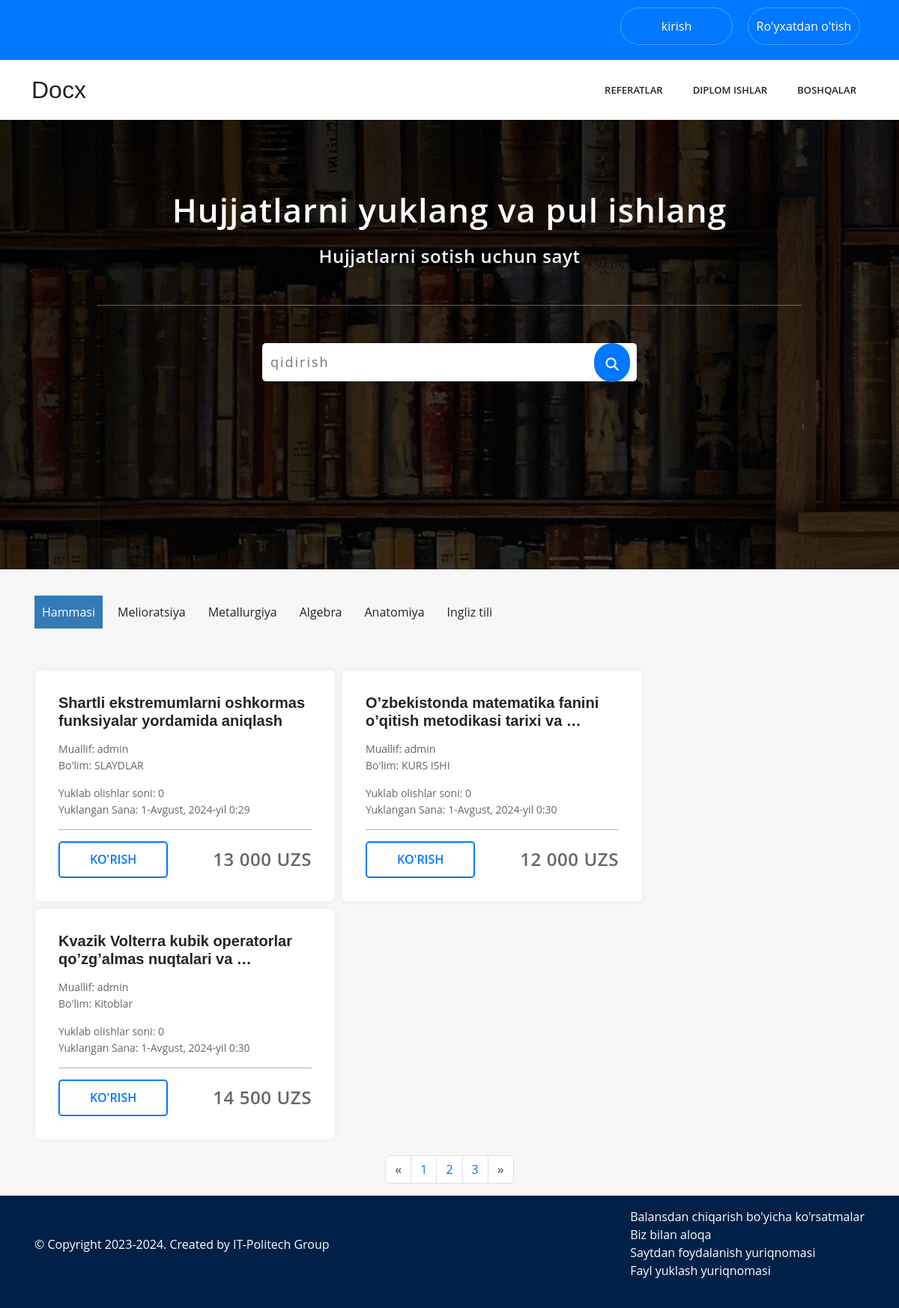
The page / on the database its author committed.
### products/models.py (models this page shows, shortened)
class Category(models.Model):
    name = models.CharField( max_length=150)
    class Meta:
        verbose_name = "category"
        verbose_name_plural = "categorys"
    def __str__(self):
        return self.name

class CategoryScience(models.Model):
    name = models.CharField( max_length=100)
    class Meta:
        verbose_name = "category Science"
        verbose_name_plural = "category Science"

class Product(models.Model):
    Author = models.ForeignKey(CustomUser, on_delete=models.CASCADE)
    category = models.ForeignKey(Category, on_delete=models.CASCADE)
    categoryScience = models.ForeignKey("CategoryScience", on_delete=models.CASCADE)
    name = models.CharField( max_length=150, verbose_name='Mavzu')
    price = models.CharField( max_length=50, verbose_name='narxi')
    created = models.DateTimeField( auto_now_add=False, verbose_name='yuklangan sana')
    file = models.FileField( upload_to='Files/' )
    class Meta:
        verbose_name = "Article"
        verbose_name_plural = "Articles"

### users/models.py (models this page shows)
class CustomUser(AbstractUser):
    username = models.CharField(max_length=150, unique=True)
    phone_number = models.CharField(max_length=15)
    def __str__(self) -> str:
        return self.username

### myapp/views.py (the view)
# urls.py: path('', IndexView.as_view(), name='index'),
class IndexView(View):
    def get(self,request):
        products = Product.objects.all()
        category = Category.objects.all()
        science = CategoryScience.objects.all()
        context = {
            "products":products,
            "category":category,
            "science":science,
        }
        return render(request, "index.html", context)

### myapp/views.py (called while the page is built)
def for_all_pages(request):
    category = Category.objects.all()
    science = CategoryScience.objects.all()
    return {"category":category, "science":science}

### templates/index.html
{% extends "base.html" %}
{% load static %}
{% block content %}
    <section class="bg-img">
        <div class="container cont-nav-center">
            <h1>Hujjatlarni yuklang va pul ishlang</h1>
            <p>Hujjatlarni sotish uchun sayt</p>
            <div class="nav-cont-line"></div>
            <div class="cont-nav-center-box">
                <div class="search-input">
                    <input type="text" placeholder="qidirish">
                    <a href="#"><img src="{% static "img/Remove-bg.ai_1721827232078.png" %}"></a>
                </div>
            </div>
        </div>
    </section>
    <section class="categorys">
        <div class="container">
            <ul>
                <li><a href="#" class='active'>Hammasi</a></li>
                {% for i in science %}
                    <li><a href="{% url "main:article_list" i.pk %}">{{ i.name }}</a></li>
                {% endfor %}
            </ul>
        </div>
    </section>
    <section>
        <div class="container d-flex flex-wrap mb-3">
            {% for product in products %}
            {% if forloop.counter <= 6 %}
            <div class="card">
                <div class="card-body">
                    <h5 class="card-title">{{ product.name|truncatewords:7 }}</h5>
                    <div class="text-name">
                        <p class="p1">Muallif: {{ product.Author }} </p>
                        <p class="p2">Bo'lim: {{ product.category }} </p>
                    </div>
                    <div class="text-data">
                        <p class="p1">Yuklab olishlar soni: 0 </p>
                        <p class="p2">Yuklangan Sana: {{ product.created }} </p>
                    </div>
                    <div class="card-line"></div>
                    <div class="text-btn">
                        <a href="#">Ko'rish</a>
                        <h4>{{ product.price }} UZS</h4>
                    </div>
                </div>
            </div>
            {% endif %}
            {% endfor %}
        </div>
    </section>
    <div class="container">
        <nav aria-label="Page navigation example ">
            <ul class="pagination justify-content-center">
              <li class="page-item">
                <a class="page-link" href="#" aria-label="Previous">
                  <span aria-hidden="true">&laquo;</span>
                </a>
              </li>
              <li class="page-item"><a class="page-link" href="#">1</a></li>
              <li class="page-item"><a class="page-link" href="#">2</a></li>
              <li class="page-item"><a class="page-link" href="#">3</a></li>
              <li class="page-item">
                <a class="page-link" href="#" aria-label="Next">
                  <span aria-hidden="true">&raquo;</span>
                </a>
              </li>
            </ul>
          </nav>
    </div>
{% endblock content %}

### templates/__navbar.html (shortened to what this page needs)
<nav class="navbar-top">
    <div class="container">
        <div class="navbar-box-top">
            {% if request.user.is_authenticated %}
                <a href="#">Fayl yuklash</a>
                <a href="">Profil</a>
                <a href="{% url "logout" %}">Log out</a>
            {% else %}
                <a href="{% url "login" %}">kirish</a>
                <a href="{% url "users:signup" %}">Ro'yxatdan o'tish</a>
            {% endif %}
        </div>
    </div>
    <div class="bg-2">
        <div class="container">
            <div class="navbar-box-bottom">
                <h2 class="link-h2">Docx</h2>
                <ul>
                    {% for i in category %}
                        {% if forloop.counter <= 2 %}
                            <li><a href="{% url 'main:category_list' i.pk %}">{{ i.name }}</a></li>
                        {% endif %}
                    {% endfor %}
                    <li class="vse"><a href="#">Boshqalar</a>
                    </li>
                </ul>
            </div>
        </div>
    </div>
</nav>

### static/css/main.css (style rules this page uses)
* { margin: 0; padding: 0; box-sizing: border-box; font-family: 'Open Sans', sans-serif; }
body { background-color: #f7f7f7; }
.navbar-top { background: #0078ff; }
.navbar-box-top { width: 100%; height: 80px; display: flex; justify-content: end; }
.navbar-box-top a { font-weight: 500; text-align: center; align-content: center; margin: 10px; border-radius: 30px; height: 50px; width: 150px; text-decoration: none; color: #fff; border: 1px solid rgba(255, 255, 255, 0.3); font-family: 'Open Sans', sans-serif; }
.bg-2 { background: #fff; }
.navbar-box-bottom { display: flex; justify-content: space-between; height: 80px; }
.navbar-box-bottom .link-h2 { display: flex; flex-direction: column; justify-content: center; text-decoration: none; color: #232323; font-weight: normal; font-family: 'Poppins', sans-serif; letter-spacing: 0; margin: 0; }
.navbar-box-bottom ul { display: flex; justify-content: space-between; list-style-type: none; }
.navbar-box-bottom ul li a { text-decoration: none; line-height: 80px; margin-left: 10px; color: #232323; transition: all .2s; font-size: 13px; font-weight: 600; letter-spacing: 0.06px; padding: 35px 15px; text-transform: uppercase; }
.bg-img { background-attachment: fixed; background-image: linear-gradient(rgba(0,0,0,0.7),rgba(0,0,0,0.5)),url(../img/rasm1.jpg); height: 600px; background-repeat: no-repeat; background-size: cover; }
.nav-cont-line { height: 1px; width: 100%; background: rgba(255, 255, 255, 0.349); margin-top: 50px; margin-bottom: 50px; }
.cont-nav-center { height: 300px; padding: 100px; text-align: center; }
.bg-img h1 { color: #f7f7f7; font-size: 44px; font-weight: 600; line-height: 1.3; margin-top: -8px; margin-bottom: 25px; letter-spacing: 0.6px; }
.bg-img p { color: #f7f7f7; font-size: 24px; font-weight: 600; line-height: 1.3; margin-top: -8px; margin-bottom: 25px; letter-spacing: 0.6px; }
.cont-nav-center-box { display: flex; justify-content: center; }
.search-input { width: 500px; background: #fff; height:51px; border-radius: 5px; }
.search-input input { border: none; outline: none; letter-spacing: 2px; padding: 2px; margin: 10px 0 !important; width: 430px; font-size: 18px; }
.search-input a { background: #0078ff; padding: 15px 4px; border-radius: 100px; color: #fff !important; }
.search-input a img { width: 40px; }
.categorys { padding: 30px 0; }
.categorys ul { display: flex; flex-wrap: wrap; list-style: none; }
.categorys ul li a { display: inline-block; text-decoration: none; color: #232323; padding: 10px; margin: 5px; transition: all .2s; }
.active { color: #fff !important; margin-left: -28px !important ; background-color: #337ab7; }
.card { width: 400px; box-shadow: 0 0 10px rgba(0, 0, 0, 0.068); border: none !important; border-radius: none !important; margin: 5px; padding: 15px; }
.card h5 { font-weight: 600; font-family: 'Franklin Gothic Medium', 'Arial Narrow', Arial, sans-serif; }
.p1 { color: #666666; font-size: 14px; margin-top: 15px; }
.p2 { color: #666666; font-size: 14px; margin-top: -15px; }
.card-line { height: 1px; width: 100%; background: #00000049; margin: 15px 0; }
.text-btn { display: flex; justify-content: space-between; }
.text-btn a { display: inline-block; color: #0078ff; border: 2px solid #0078ff; -webkit-border-radius: 5px; -moz-border-radius: 5px; border-radius: 5px; text-transform: uppercase; font-weight: 600; padding: 10px 40px; text-decoration: none; }
.text-btn h4 { margin: 10px 0; font-weight: 600; letter-spacing: 0.6px; color: #666666; }
.cont-nav-center h1 { color: #fff; letter-spacing: 1px; }
span { font-weight: 600; color: #666666; }

### rows shown on the page
Category: name "REFERATLAR"
Category: name "DIPLOM ISHLAR"
CategoryScience: name "Melioratsiya"
CategoryScience: name "Metallurgiya"
CategoryScience: name "Algebra"
CategoryScience: name "Anatomiya"
CategoryScience: name "Ingliz tili"
Product: name "Shаrtli ekstremumlаrni oshkormаs funksiyаlаr yordаmidа аniqlаsh", Author "admin", category "SLAYDLAR", created "1-Avgust, 2024-yil 0:29", price "13 000"
Product: name "O’zbekistonda matematika fanini o’qitish metodikasi tarixi va …", Author "admin", category "KURS ISHI", created "1-Avgust, 2024-yil 0:30", price "12 000"
Product: name "Kvazik Volterra kubik operatorlar qo’zg’almas nuqtalari va …", Author "admin", category "Kitoblar", created "1-Avgust, 2024-yil 0:30", price "14 500"
